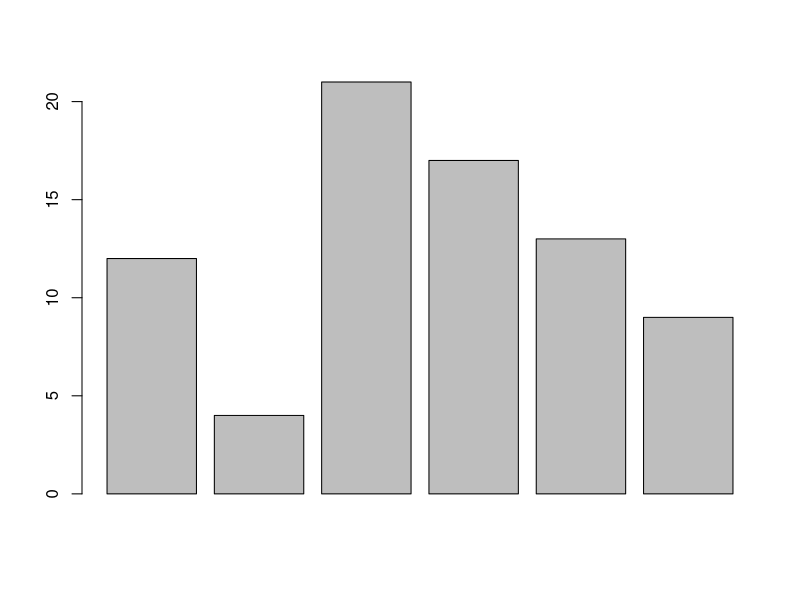
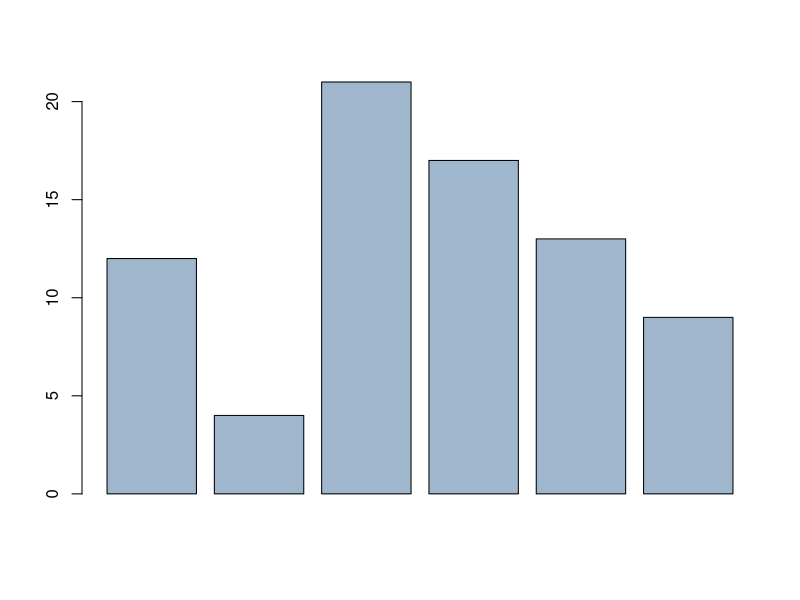
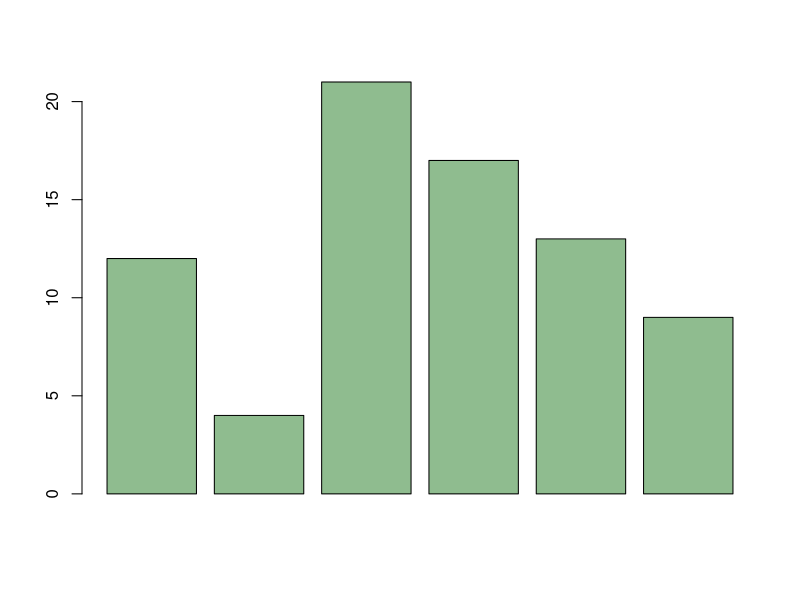
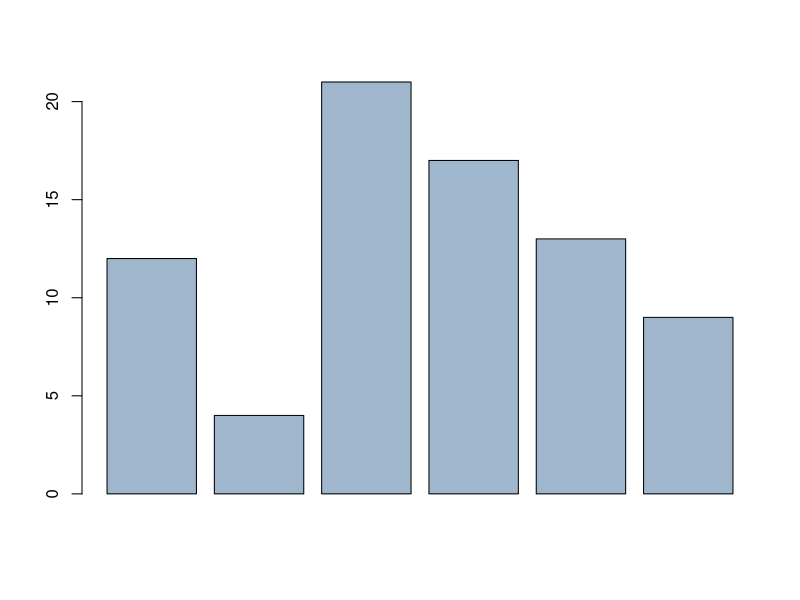
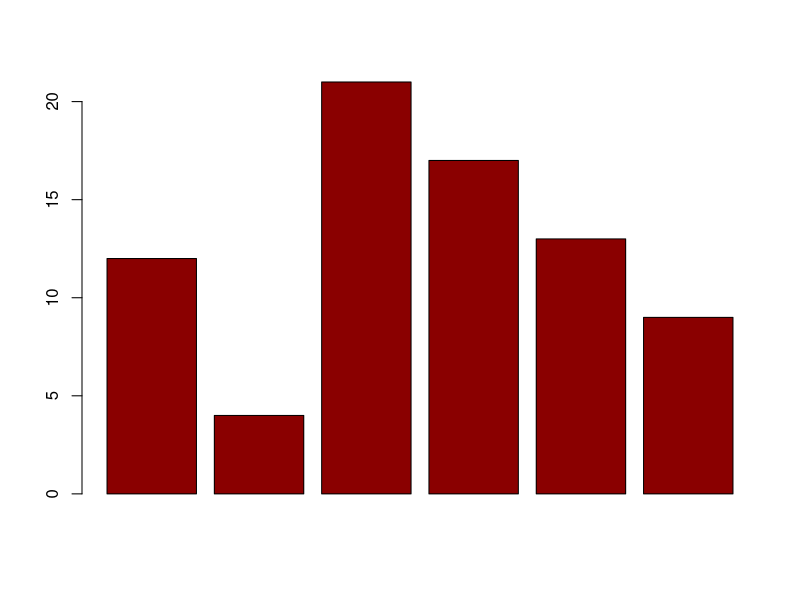
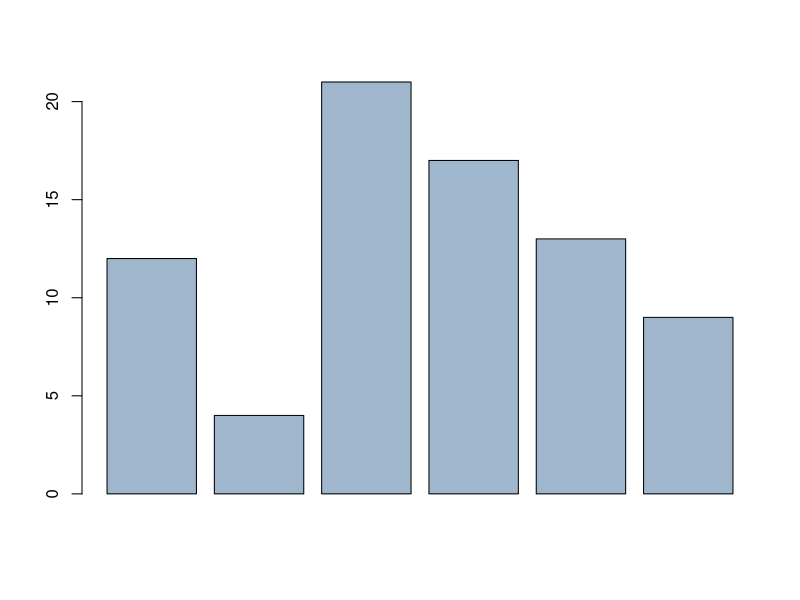
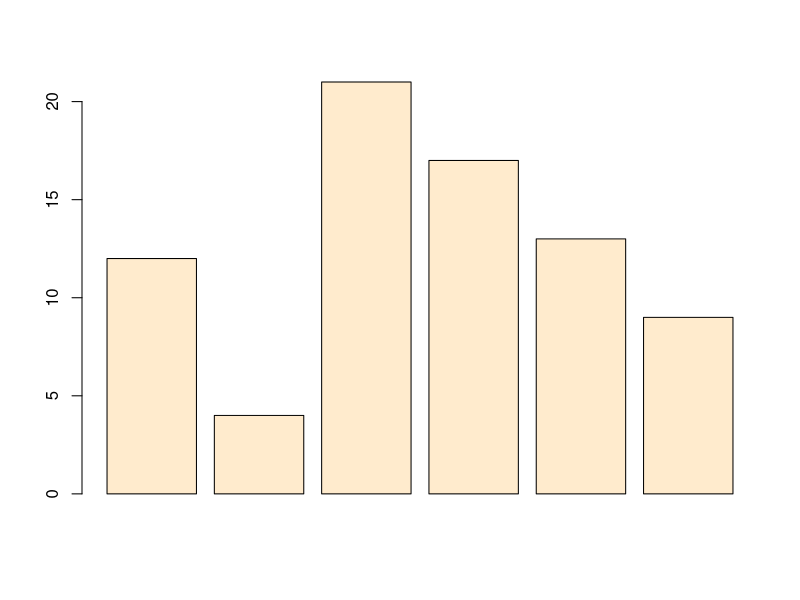
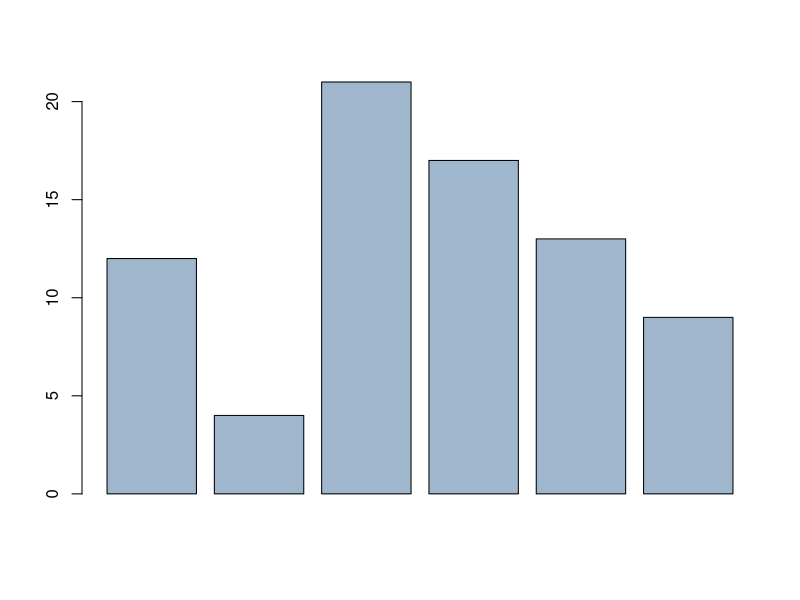

Reproduce these figures in R, in order.
# R Statistics Essential Training
# Ex01_09
# Working with color

# Barplot
x = c(12, 4, 21, 17, 13, 9)
barplot(x)

# R specifies color in several ways
?colors
# Web page with PDFs of colors in R
browseURL("https://www.datanovia.com/en/blog/awesome-list-of-657-r-color-names/") # 657 named color in 7 different pdf page  browseURL("http://research.stowers-institute.org/efg/R/Color/Chart/") # expired 2024

# Color names
# R has names for 657 colors, arranged alphabetically except for white (first)
# "Gray" or "grey": either is acceptable
colors()  # Gives list of color names
barplot(x, col = "slategray3")

# Color numbers
# From color name's position in alphabetically-order vector of colors()
# Specify colors() [i], where i is index number in vector
barplot(x, col = colors() [102])  # darkseagreen
barplot(x, col = colors() [602])  # Back to slategray3

# RGB Triplets
# Separately specify the red, green, and blue components of the color
# By default, colors are specified in 0-1 range
# Can specify 0-255 range by adding "max = 255"
?rgb
# Can convert color names to rgb with "col2rgb"
?col2rgb
col2rgb("navyblue")  # Yields (0, 0, 128)
barplot(x, col = rgb(.54, .0, .0))  # darkred
barplot(x, col = rgb(159, 182, 205, max = 255))  # Back to slategray3

# RGB Hexcodes
# Can also use shortcut hexcodes (base 16), which are equivalent to
# RGB on the 0-255 scale, as FF in hex equals 255 in decimal
barplot(x, col = "#FFEBCD")  # blanchedalmond
barplot(x, col = "#9FB6CD")  # Back to slategray3

# MULTIPLE COLORS
# Can specify several colors (using any coding method) in vector
barplot(x, col = c("red", "blue"))  # Colors will cycle
barplot(x, col = c("red", "blue", "green", "yellow"))  # Colors will cycle

# USING COLOR PALETTES
# Palettes can be more attractive and more informative
# Easiest to use
help(package=colorspace)  # Lots of info on color spaces
?palette

# Built-in palettes
# rainbow(n, s = 1, v = 1, start = 0, end = max(1, n - 1)/n, alpha = 1)
# heat.colors(n, alpha = 1)  # Yellow through red
# terrain.colors(n, alpha = 1)  # Gray through green
# topo.colors(n, alpha = 1)  # Purple through tan
# cm.colors(n, alpha = 1)  # Blues and pinks
help(package = colorspace)
palette()
barplot(x, col = 1:6)
barplot(x, col = rainbow(6))
barplot(x, col = heat.colors(6))
barplot(x, col = terrain.colors(6))
barplot(x, col = topo.colors(6))
barplot(x, col = cm.colors(6)) # cyan and magenta
palette("default")  # Return to default

rm(list = ls())  # Clean up